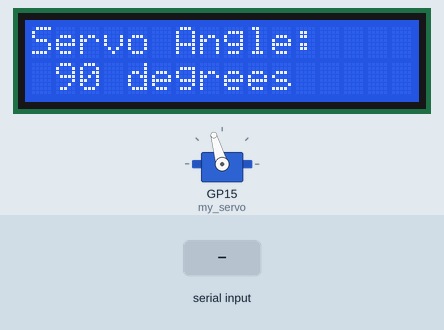
This program was run on a simulated Raspberry Pi Pico running MicroPython. Shown: 16×2 character LCD, servo. Inputs (shaded band) come from the test bench. Servo angles are drawn from the pulse width (0.5 ms = 0°, 2.5 ms = 180°); library files of the repository ran but are not shown: i2c_lcd.py; what the program prints to the serial console is not drawn.

Above: at 1.2 s.
1.3 s: "5" typed at the serial console, then Enter
At 2.0 s:
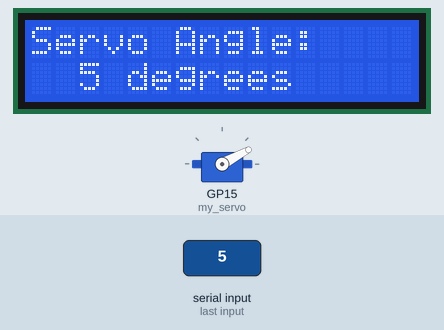
2.8 s: "1" typed at the serial console, then Enter
At 3.1 s:
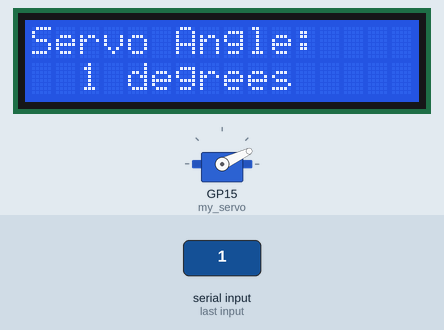
4.3 s: "90" typed at the serial console, then Enter
At 5.5 s:
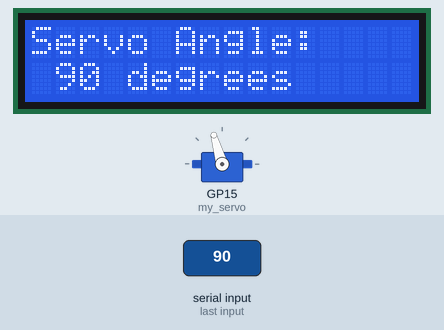
Timing chart, 0 to 7.3 s (numbered marks = the images above; inputs shaded):
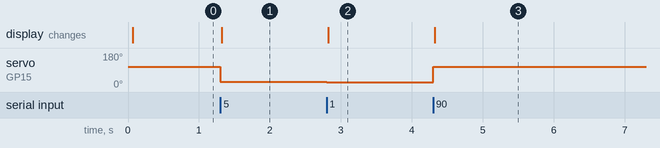

Measured:
- after the input at 1.3 s, servo on GP15 (my_servo): 106° → 28° at once; the display: changes at once (image 1)
- after the input at 2.8 s, servo on GP15 (my_servo): 28° → 25° at once; the display: changes at once (image 2)
- after the input at 4.3 s, servo on GP15 (my_servo): 25° → 106° at once; the display: changes at once (image 3)

The program:

E07_servo_lcd.py
```python
from machine import Pin, I2C
from servo import Servo
from i2c_lcd import I2cLcd

# Constants
SERVO_PIN = 15  # Pin connected to the servo motor
I2C_ADDRESS = 0x27  # I2C address of the LCD
LCD_COLUMNS = 16  # Number of columns on the LCD
LCD_ROWS = 2  # Number of rows on the LCD

# Initialize I2C for LCD
lcd = I2cLcd(I2C(0), I2C_ADDRESS, LCD_ROWS, LCD_COLUMNS)

# Define servo object
my_servo = Servo(SERVO_PIN)
my_servo.update_settings(servo_pwm_freq= 50,
                         min_u16_duty=2500,
                         max_u16_duty=8500,
                         min_angle=0,
                         max_angle=180,
                         pin=SERVO_PIN)

# Function to update the LCD display with the current servo angle
def update_lcd(angle):
    # Print header on line 1
    lcd.move_to(0, 0)
    lcd.putstr("Servo Angle:\n")

    # Print servo value on line 2
    lcd.move_to(0, 1)
    lcd.putstr("{:3d} degrees".format(angle))

def main():
    # Set initial servo position to 90
    my_servo.move(90)

    # Display initial angle on the LCD
    update_lcd(90)

    while True:
        try:
            # Prompt user for input
            input_angle = input("Enter angle (0-180): ")
            angle = int(input_angle)

            # Ensure the angle is within the valid range (0 to 180)
            if 0 <= angle <= 180:
                # Move the servo to the specified angle
                my_servo.move(angle)

                # Display the angle on the LCD
                update_lcd(angle)
            else:
                # Invalid angle feedback
                print("Invalid angle. Enter a value between 0 and 180.")
        except ValueError:
            # Invalid data feedback
            print("Invalid input. Please enter a number.")

main()
```

servo.py
```python
from machine import Pin, PWM

class Servo:
    __servo_pwm_freq = 50
    __min_u16_duty = 1802
    __max_u16_duty = 7864
    min_angle = 0
    max_angle = 180
    current_angle = 0.001

    def __init__(self, pin):
        self.__initialise(pin)

    def update_settings(self, servo_pwm_freq, min_u16_duty, max_u16_duty, min_angle, max_angle, pin):
        self.__servo_pwm_freq = servo_pwm_freq
        self.__min_u16_duty = min_u16_duty
        self.__max_u16_duty = max_u16_duty
        self.min_angle = min_angle
        self.max_angle = max_angle
        self.__initialise(pin)

    def move(self, angle):
        # round to 2 decimal places, so we have a chance of reducing unwanted servo adjustments
        angle = round(angle, 2)
        # do we need to move?
        if angle == self.current_angle:
            return
        self.current_angle = angle
        # calculate the new duty cycle and move the motor
        duty_u16 = self.__angle_to_u16_duty(angle)
        self.__motor.duty_u16(duty_u16)

    def stop(self):
        self.__motor.deinit()

    def get_current_angle(self):
        return self.current_angle

    def __angle_to_u16_duty(self, angle):
        return int((angle - self.min_angle) * self.__angle_conversion_factor) + self.__min_u16_duty

    def __initialise(self, pin):
        self.current_angle = -0.001
        self.__angle_conversion_factor = (self.__max_u16_duty - self.__min_u16_duty) / (self.max_angle - self.min_angle)
        self.__motor = PWM(Pin(pin))
        self.__motor.freq(self.__servo_pwm_freq)
```
